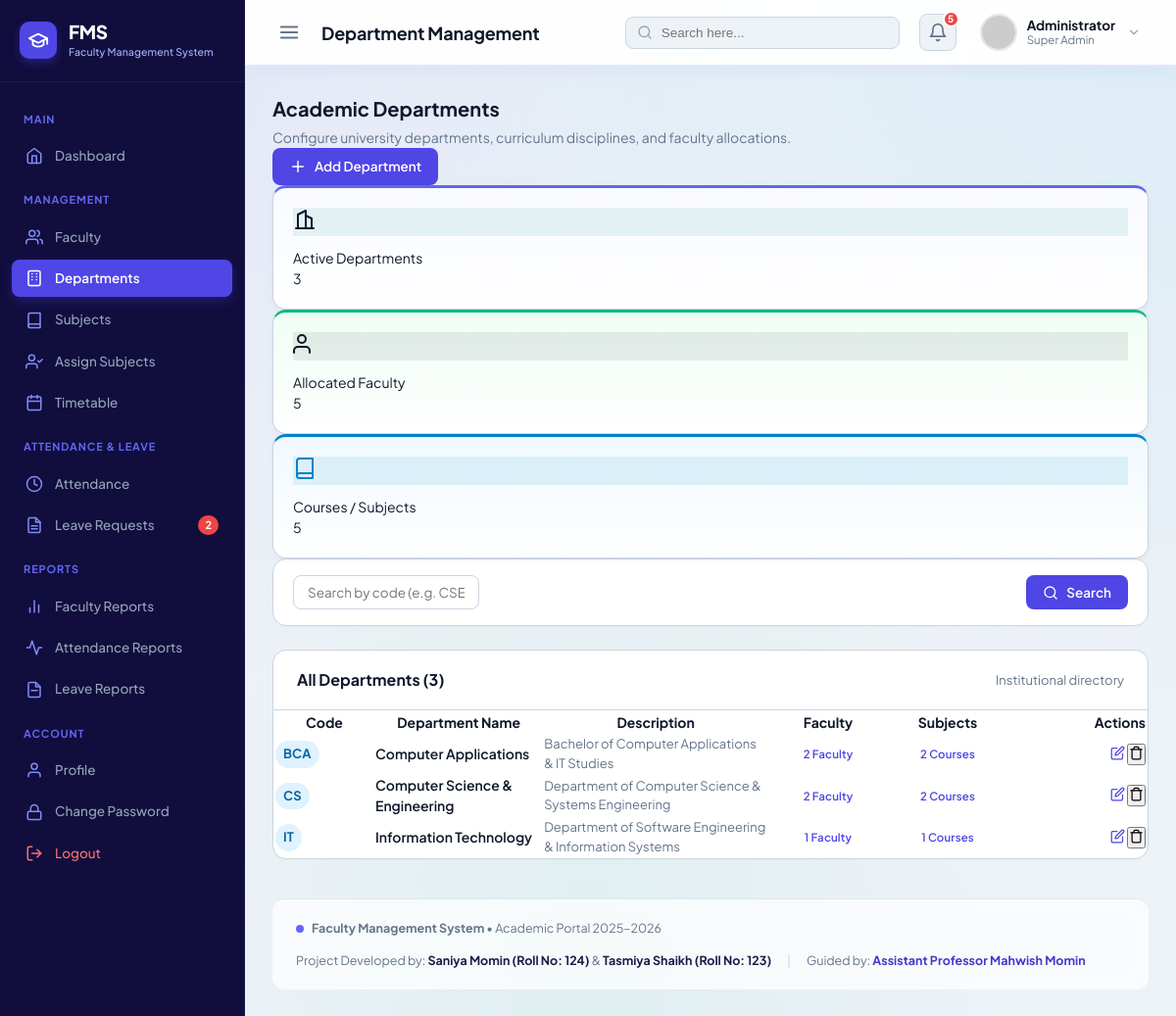
/fms/admin/departments/index.php, run on the app's committed database.
### tables this page shows
CREATE TABLE `departments` (
  `id` INT AUTO_INCREMENT PRIMARY KEY,
  `dept_code` VARCHAR(10) NOT NULL UNIQUE,
  `dept_name` VARCHAR(100) NOT NULL,
  `description` VARCHAR(255) DEFAULT NULL,
  `created_at` TIMESTAMP DEFAULT CURRENT_TIMESTAMP
);

### fms/includes/functions.php (called while the page is built, shortened)
<?php
function escape($string) {
    return htmlspecialchars((string)($string ?? ''), ENT_QUOTES, 'UTF-8');
}

### fms/admin/departments/index.php (the view, shortened to what this page needs)
<?php
require_once __DIR__ . '/../../includes/admin-auth.php';
$db = getDB();
$search = trim($_GET['search'] ?? '');
try {
    if ($search !== '') {
        $stmt = $db->prepare("
            SELECT d.*,
                   (SELECT COUNT(*) FROM faculty WHERE department_id = d.id) AS faculty_count,
                   (SELECT COUNT(*) FROM subjects WHERE department_id = d.id) AS subject_count
            FROM departments d
            WHERE d.dept_name LIKE :s1 OR d.dept_code LIKE :s2 OR d.description LIKE :s3
            ORDER BY d.dept_code ASC
        ");
        $term = "%{$search}%";
        $stmt->execute([':s1' => $term, ':s2' => $term, ':s3' => $term]);
    } else {
        $stmt = $db->query("
            SELECT d.*,
                   (SELECT COUNT(*) FROM faculty WHERE department_id = d.id) AS faculty_count,
                   (SELECT COUNT(*) FROM subjects WHERE department_id = d.id) AS subject_count
            FROM departments d
            ORDER BY d.dept_code ASC
        ");
    }
    $departments = $stmt->fetchAll();
    $totalDepts = count($departments);
    $totalFaculty = (int)$db->query("SELECT COUNT(*) FROM faculty")->fetchColumn();
    $totalSubjects = (int)$db->query("SELECT COUNT(*) FROM subjects")->fetchColumn();
} catch (Exception $e) {
    error_log("Departments Index Error: " . $e->getMessage());
    $departments = [];
    $totalDepts = 0;
    $totalFaculty = 0;
    $totalSubjects = 0;
}
include __DIR__ . '/../../includes/header.php';
?>
<div class="content-header">
    <div>
        <h2 style="font-size: 20px; font-weight: 700; color: var(--text); margin: 0 0 4px;">Academic Departments</h2>
        <p style="color: var(--text-muted); font-size: 14px; margin: 0;">Configure university departments, curriculum disciplines, and faculty allocations.</p>
    </div>
    <div style="display: flex; gap: 10px;">
        <a href="<?php echo BASE_URL; ?>admin/departments/add.php" class="btn btn-primary" id="btn-add-dept">
            <svg width="18" height="18" viewBox="0 0 24 24" fill="none" stroke="currentColor" stroke-width="2" stroke-linecap="round" stroke-linejoin="round">
                <line x1="12" y1="5" x2="12" y2="19"/>
                <line x1="5" y1="12" x2="19" y2="12"/>
            </svg>
            Add Department
        </a>
    </div>
</div>
<div class="stats-grid">
    <div class="stat-card">
        <div class="stat-icon" style="background: rgba(13, 148, 136, 0.1); color: var(--accent);">
            <svg width="24" height="24" viewBox="0 0 24 24" fill="none" stroke="currentColor" stroke-width="2" stroke-linecap="round" stroke-linejoin="round">
                <path d="M3 21h18"/>
                <path d="M5 21V7l8-4v18"/>
                <path d="M19 21V11l-6-3"/>
            </svg>
        </div>
        <div class="stat-info">
            <div class="stat-label">Active Departments</div>
            <div class="stat-value"><?php echo $totalDepts; ?></div>
        </div>
    </div>
    <div class="stat-card">
        <div class="stat-icon" style="background: rgba(15, 32, 39, 0.08); color: var(--primary-dark);">
            <svg width="24" height="24" viewBox="0 0 24 24" fill="none" stroke="currentColor" stroke-width="2" stroke-linecap="round" stroke-linejoin="round">
                <path d="M17 21v-2a4 4 0 0 0-4-4H5a4 4 0 0 0-4 4v2"/>
                <circle cx="9" cy="7" r="4"/>
            </svg>
        </div>
        <div class="stat-info">
            <div class="stat-label">Allocated Faculty</div>
            <div class="stat-value"><?php echo $totalFaculty; ?></div>
        </div>
    </div>
    <div class="stat-card">
        <div class="stat-icon" style="background: rgba(2, 132, 199, 0.1); color: #0284C7;">
            <svg width="24" height="24" viewBox="0 0 24 24" fill="none" stroke="currentColor" stroke-width="2" stroke-linecap="round" stroke-linejoin="round">
                <path d="M4 19.5A2.5 2.5 0 0 1 6.5 17H20"/>
                <path d="M6.5 2H20v20H6.5A2.5 2.5 0 0 1 4 19.5v-15A2.5 2.5 0 0 1 6.5 2z"/>
            </svg>
        </div>
        <div class="stat-info">
            <div class="stat-label">Courses / Subjects</div>
            <div class="stat-value"><?php echo $totalSubjects; ?></div>
        </div>
    </div>
</div>
<div class="card" style="margin-bottom: 24px;">
    <div class="card-body" style="padding: 16px 20px;">
        <form method="GET" action="" style="display: flex; gap: 12px; align-items: center; flex-wrap: wrap;">
            <div style="flex: 1; min-width: 260px; position: relative;">
                <input type="text"
                       name="search"
                       class="form-control"
                       placeholder="Search by code (e.g. CSE), department name, or description..."
                       value="<?php echo escape($search); ?>">
            </div>
            <button type="submit" class="btn btn-primary">
                <svg width="16" height="16" viewBox="0 0 24 24" fill="none" stroke="currentColor" stroke-width="2" stroke-linecap="round" stroke-linejoin="round">
                    <circle cx="11" cy="11" r="8"/>
                    <line x1="21" y1="21" x2="16.65" y2="16.65"/>
                </svg>
                Search
            </button>
        </form>
    </div>
</div>
<div class="card">
    <div class="card-header">
        <h3 class="card-title">All Departments (<?php echo count($departments); ?>)</h3>
        <span style="font-size: 13px; color: var(--text-muted);">Institutional directory</span>
    </div>
    <div class="table-responsive">
        <table class="table">
            <thead>
                <tr>
                    <th style="width: 100px;">Code</th>
                    <th>Department Name</th>
                    <th>Description</th>
                    <th style="text-align: center; width: 120px;">Faculty</th>
                    <th style="text-align: center; width: 120px;">Subjects</th>
                    <th style="text-align: right; width: 140px;">Actions</th>
                </tr>
            </thead>
            <tbody>
                <?php if (empty($departments)): ?>
                    <tr>
                        <td colspan="6">
                            <div class="empty-state">
                                <div class="empty-state-icon">
                                    <svg width="24" height="24" viewBox="0 0 24 24" fill="none" stroke="currentColor" stroke-width="2" stroke-linecap="round" stroke-linejoin="round">
                                        <path d="M3 21h18"/>
                                        <path d="M5 21V7l8-4v18"/>
                                        <path d="M19 21V11l-6-3"/>
                                    </svg>
                                </div>
                                <div class="empty-state-title">No Departments Found</div>
                                <p class="empty-state-desc">
                                    <?php echo ($search !== '') ? 'No departments matched your search criteria.' : 'No departments have been added yet. Click Add Department above to create one.'; ?>
                                </p>
                            </div>
                        </td>
                    </tr>
                <?php else: ?>
                    <?php foreach ($departments as $dept): ?>
                        <tr>
                            <td>
                                <span class="badge badge-info" style="font-size: 13px; font-weight: 700; padding: 4px 8px;">
                                    <?php echo escape($dept['dept_code']); ?>
                                </span>
                            </td>
                            <td>
                                <div style="font-weight: 600; color: var(--text);">
                                    <?php echo escape($dept['dept_name']); ?>
                                </div>
                            </td>
                            <td style="color: var(--text-muted); font-size: 13px; max-width: 320px;">
                                <?php echo escape($dept['description'] ?? '—'); ?>
                            </td>
                            <td style="text-align: center;">
                                <a href="<?php echo BASE_URL; ?>admin/faculty/index.php?department_id=<?php echo (int)$dept['id']; ?>"
                                   class="badge badge-success"
                                   title="View faculty in <?php echo escape($dept['dept_code']); ?>">
                                    <?php echo (int)$dept['faculty_count']; ?> Faculty
                                </a>
                            </td>
                            <td style="text-align: center;">
                                <a href="<?php echo BASE_URL; ?>admin/subjects/index.php?department_id=<?php echo (int)$dept['id']; ?>"
                                   class="badge badge-warning"
                                   title="View subjects in <?php echo escape($dept['dept_code']); ?>">
                                    <?php echo (int)$dept['subject_count']; ?> Courses
                                </a>
                            </td>
                            <td style="text-align: right;">
                                <div class="table-actions" style="justify-content: flex-end;">
                                    <a href="<?php echo BASE_URL; ?>admin/departments/edit.php?id=<?php echo (int)$dept['id']; ?>"
                                       class="btn-action"
                                       title="Edit Department">
                                        <svg width="15" height="15" viewBox="0 0 24 24" fill="none" stroke="currentColor" stroke-width="2" stroke-linecap="round" stroke-linejoin="round">
                                            <path d="M11 4H4a2 2 0 0 0-2 2v14a2 2 0 0 0 2 2h14a2 2 0 0 0 2-2v-7"/>
                                            <path d="M18.5 2.5a2.121 2.121 0 0 1 3 3L12 15l-4 1 1-4 9.5-9.5z"/>
                                        </svg>
                                    </a>
                                    <form method="POST"
                                          action="<?php echo BASE_URL; ?>admin/departments/delete.php"
                                          style="display: inline;"
                                          onsubmit="return confirm('Are you sure you want to delete department \'<?php echo escape($dept['dept_code']); ?>\'? This cannot be undone.');">
                                        <button type="submit" class="btn-action btn-action-danger" title="Delete Department">
                                            <svg width="15" height="15" viewBox="0 0 24 24" fill="none" stroke="currentColor" stroke-width="2" stroke-linecap="round" stroke-linejoin="round">
                                                <polyline points="3 6 5 6 21 6"/>
                                                <path d="M19 6v14a2 2 0 0 1-2 2H7a2 2 0 0 1-2-2V6m3 0V4a2 2 0 0 1 2-2h4a2 2 0 0 1 2 2v2"/>
                                            </svg>
                                        </button>
                                    </form>
                                </div>
                            </td>
                        </tr>
                    <?php endforeach; ?>
                <?php endif; ?>
            </tbody>
        </table>
    </div>
</div>
<?php include __DIR__ . '/../../includes/footer.php'; ?>

### fms/assets/css/style.css (style rules this page uses)
:root { --primary: #4F46E5; --primary-hover: #4338CA; --primary-light: #EEF2FF; --sidebar-bg: #110D3D; --sidebar-hover: rgba(255, 255, 255, 0.07); --sidebar-active: #4F46E5; --sidebar-text: #94A3B8; --sidebar-text-active: #FFFFFF; --sidebar-header: #6366F1; --bg-main: #EDF2F7; --surface: #FFFFFF; --surface-subtle: #E2E8F0; --text-main: #0F172A; --text-muted: #64748B; --text-light: #94A3B8; --border: #CBD5E1; --border-light: #E2E8F0; --success: #10B981; --success-bg: #DCFCE7; --success-text: #15803D; --warning: #F59E0B; --warning-bg: #FEF3C7; --warning-text: #B45309; --danger: #EF4444; --danger-bg: #FEE2E2; --danger-text: #B91C1C; --info: #0284C7; --info-bg: #E0F2FE; --info-text: #0369A1; --sidebar-width: 250px; --topbar-height: 68px; --radius-sm: 6px; --radius-md: 10px; --radius-lg: 14px; }
*, *::before, *::after { box-sizing: border-box; margin: 0; padding: 0; }
body { font-family: 'Plus Jakarta Sans', -apple-system, BlinkMacSystemFont, "Segoe UI", Roboto, sans-serif; background-color: #EDF2F7; background-image: radial-gradient(at 0% 0%, rgba(99, 102, 241, 0.09) 0px, transparent 50%), radial-gradient(at 100% 0%, rgba(14, 165, 233, 0.08) 0px, transparent 50%), radial-gradient(at 50% 100%, rgba(16, 185, 129, 0.06) 0px, transparent 50%); background-attachment: fixed; color: var(--text-main); font-size: 14px; line-height: 1.5; -webkit-font-smoothing: antialiased; }
a { color: var(--primary); text-decoration: none; transition: color 0.15s ease; }
.stat-card { background: #FFFFFF; border: 1px solid var(--border); border-radius: var(--radius-lg); padding: 20px; display: flex; flex-direction: column; gap: 12px; box-shadow: 0 2px 6px rgba(0, 0, 0, 0.04); transition: transform 0.2s ease, box-shadow 0.2s ease, border-color 0.2s ease; position: relative; overflow: hidden; }
.stat-card:nth-child(1) { border-top: 3.5px solid #6366F1; background: linear-gradient(180deg, #F8FAFF 0%, #FFFFFF 100%); }
.stat-card:nth-child(2) { border-top: 3.5px solid #10B981; background: linear-gradient(180deg, #F0FDF4 0%, #FFFFFF 100%); }
.stat-card:nth-child(3) { border-top: 3.5px solid #0284C7; background: linear-gradient(180deg, #F0F9FF 0%, #FFFFFF 100%); }
.badge { display: inline-flex; align-items: center; padding: 3px 9px; border-radius: 9999px; font-size: 11.5px; font-weight: 600; letter-spacing: 0.01em; white-space: nowrap; }
.badge-info { background: var(--info-bg); color: var(--info-text); }
.card { background: #FFFFFF; border: 1px solid var(--border); border-radius: var(--radius-lg); box-shadow: 0 1px 3px rgba(0, 0, 0, 0.02); overflow: hidden; }
.card-header { padding: 18px 24px; border-bottom: 1px solid var(--border); display: flex; align-items: center; justify-content: space-between; flex-wrap: wrap; gap: 12px; }
.card-title { font-size: 16px; font-weight: 700; color: var(--text-main); }
.card-body { padding: 24px; }
.form-control, .form-select { background: #FFFFFF; border: 1px solid var(--border); border-radius: 8px; padding: 8px 14px; font-size: 13.5px; color: var(--text-main); outline: none; transition: all 0.15s ease; font-family: inherit; }
.btn { display: inline-flex; align-items: center; justify-content: center; gap: 8px; padding: 8px 16px; border-radius: 8px; font-size: 13.5px; font-weight: 600; cursor: pointer; transition: all 0.15s ease; border: 1px solid transparent; text-decoration: none; font-family: inherit; }
.btn-primary { background: var(--primary); color: #FFFFFF; }
.table-responsive { width: 100%; overflow-x: auto; }

### data on the page
departments: dept_code "BCA", dept_name "Computer Applications", description "Bachelor of Computer Applications & IT Studies", faculty_count "2", subject_count "2"
departments: dept_code "CS", dept_name "Computer Science & Engineering", description "Department of Computer Science & Systems Engineering", faculty_count "2", subject_count "2"
departments: dept_code "IT", dept_name "Information Technology", description "Department of Software Engineering & Information Systems", faculty_count "1", subject_count "1"

### other printed values
$pendingLeaveCount "2"
$pageTitle "Department Management"
$currentUser['full_name'] ?: 'Administrator' "Administrator"
$totalDepts "3"
$totalFaculty "5"
$totalSubjects "5"
count($departments) "3"
